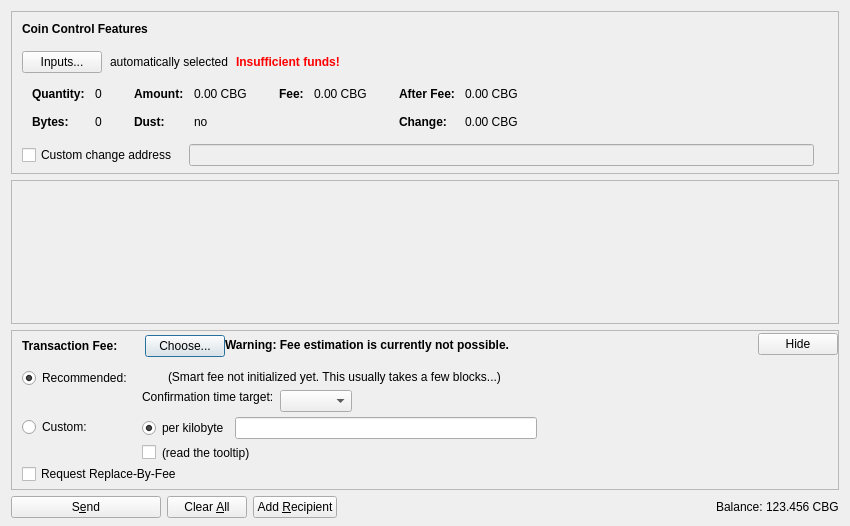
<?xml version="1.0" encoding="UTF-8"?>
<ui version="4.0">
 <class>SendCoinsDialog</class>
 <widget class="QDialog" name="SendCoinsDialog">
  <property name="geometry">
   <rect>
    <x>0</x>
    <y>0</y>
    <width>850</width>
    <height>526</height>
   </rect>
  </property>
  <property name="windowTitle">
   <string>Send Coins</string>
  </property>
  <layout class="QVBoxLayout" name="verticalLayout" stretch="0,1,0,0">
   <property name="bottomMargin">
    <number>8</number>
   </property>
   <item>
    <widget class="QFrame" name="frameCoinControl">
     <property name="sizePolicy">
      <sizepolicy hsizetype="Expanding" vsizetype="Expanding">
       <horstretch>0</horstretch>
       <verstretch>0</verstretch>
      </sizepolicy>
     </property>
     <property name="maximumSize">
      <size>
       <width>16777215</width>
       <height>16777215</height>
      </size>
     </property>
     <property name="frameShape">
      <enum>QFrame::StyledPanel</enum>
     </property>
     <property name="frameShadow">
      <enum>QFrame::Sunken</enum>
     </property>
     <layout class="QVBoxLayout" name="verticalLayoutCoinControl2">
      <property name="spacing">
       <number>0</number>
      </property>
      <property name="leftMargin">
       <number>0</number>
      </property>
      <property name="topMargin">
       <number>0</number>
      </property>
      <property name="rightMargin">
       <number>0</number>
      </property>
      <property name="bottomMargin">
       <number>6</number>
      </property>
      <item>
       <layout class="QVBoxLayout" name="verticalLayoutCoinControl" stretch="0,0,0,0,1">
        <property name="spacing">
         <number>0</number>
        </property>
        <property name="leftMargin">
         <number>10</number>
        </property>
        <property name="topMargin">
         <number>10</number>
        </property>
        <item>
         <layout class="QHBoxLayout" name="horizontalLayoutCoinControl1">
          <property name="bottomMargin">
           <number>15</number>
          </property>
          <item>
           <widget class="QLabel" name="labelCoinControlFeatures">
            <property name="sizePolicy">
             <sizepolicy hsizetype="Preferred" vsizetype="Maximum">
              <horstretch>0</horstretch>
              <verstretch>0</verstretch>
             </sizepolicy>
            </property>
            <property name="font">
             <font>
              <weight>75</weight>
              <bold>true</bold>
             </font>
            </property>
            <property name="styleSheet">
             <string notr="true">font-weight:bold;</string>
            </property>
            <property name="text">
             <string>Coin Control Features</string>
            </property>
           </widget>
          </item>
         </layout>
        </item>
        <item>
         <layout class="QHBoxLayout" name="horizontalLayoutCoinControl2" stretch="0,0,0,0">
          <property name="spacing">
           <number>8</number>
          </property>
          <property name="bottomMargin">
           <number>10</number>
          </property>
          <item>
           <widget class="QPushButton" name="pushButtonCoinControl">
            <property name="styleSheet">
             <string notr="true"/>
            </property>
            <property name="text">
             <string>Inputs...</string>
            </property>
            <property name="autoDefault">
             <bool>false</bool>
            </property>
           </widget>
          </item>
          <item>
           <widget class="QLabel" name="labelCoinControlAutomaticallySelected">
            <property name="text">
             <string>automatically selected</string>
            </property>
            <property name="margin">
             <number>5</number>
            </property>
           </widget>
          </item>
          <item>
           <widget class="QLabel" name="labelCoinControlInsuffFunds">
            <property name="font">
             <font>
              <weight>75</weight>
              <bold>true</bold>
             </font>
            </property>
            <property name="styleSheet">
             <string notr="true">color:red;font-weight:bold;</string>
            </property>
            <property name="text">
             <string>Insufficient funds!</string>
            </property>
            <property name="margin">
             <number>5</number>
            </property>
           </widget>
          </item>
          <item>
           <spacer name="horizontalSpacerCoinControl">
            <property name="orientation">
             <enum>Qt::Horizontal</enum>
            </property>
            <property name="sizeHint" stdset="0">
             <size>
              <width>40</width>
              <height>1</height>
             </size>
            </property>
           </spacer>
          </item>
         </layout>
        </item>
        <item>
         <widget class="QWidget" name="widgetCoinControl" native="true">
          <property name="sizePolicy">
           <sizepolicy hsizetype="Preferred" vsizetype="Preferred">
            <horstretch>0</horstretch>
            <verstretch>0</verstretch>
           </sizepolicy>
          </property>
          <property name="minimumSize">
           <size>
            <width>0</width>
            <height>0</height>
           </size>
          </property>
          <property name="styleSheet">
           <string notr="true"/>
          </property>
          <layout class="QHBoxLayout" name="horizontalLayoutCoinControl5">
           <property name="leftMargin">
            <number>0</number>
           </property>
           <property name="topMargin">
            <number>0</number>
           </property>
           <property name="rightMargin">
            <number>0</number>
           </property>
           <property name="bottomMargin">
            <number>0</number>
           </property>
           <item>
            <layout class="QHBoxLayout" name="horizontalLayoutCoinControl3" stretch="0,0,0,1">
             <property name="spacing">
              <number>20</number>
             </property>
             <property name="topMargin">
              <number>0</number>
             </property>
             <property name="bottomMargin">
              <number>10</number>
             </property>
             <item>
              <layout class="QFormLayout" name="formLayoutCoinControl1">
               <property name="horizontalSpacing">
                <number>10</number>
               </property>
               <property name="verticalSpacing">
                <number>14</number>
               </property>
               <property name="leftMargin">
                <number>10</number>
               </property>
               <property name="topMargin">
                <number>4</number>
               </property>
               <property name="rightMargin">
                <number>6</number>
               </property>
               <item row="0" column="0">
                <widget class="QLabel" name="labelCoinControlQuantityText">
                 <property name="font">
                  <font>
                   <weight>75</weight>
                   <bold>true</bold>
                  </font>
                 </property>
                 <property name="text">
                  <string>Quantity:</string>
                 </property>
                 <property name="margin">
                  <number>0</number>
                 </property>
                </widget>
               </item>
               <item row="0" column="1">
                <widget class="QLabel" name="labelCoinControlQuantity">
                 <property name="cursor">
                  <cursorShape>IBeamCursor</cursorShape>
                 </property>
                 <property name="contextMenuPolicy">
                  <enum>Qt::ActionsContextMenu</enum>
                 </property>
                 <property name="text">
                  <string notr="true">0</string>
                 </property>
                 <property name="margin">
                  <number>0</number>
                 </property>
                 <property name="textInteractionFlags">
                  <set>Qt::LinksAccessibleByMouse|Qt::TextSelectableByKeyboard|Qt::TextSelectableByMouse</set>
                 </property>
                </widget>
               </item>
               <item row="1" column="0">
                <widget class="QLabel" name="labelCoinControlBytesText">
                 <property name="font">
                  <font>
                   <weight>75</weight>
                   <bold>true</bold>
                  </font>
                 </property>
                 <property name="text">
                  <string>Bytes:</string>
                 </property>
                </widget>
               </item>
               <item row="1" column="1">
                <widget class="QLabel" name="labelCoinControlBytes">
                 <property name="cursor">
                  <cursorShape>IBeamCursor</cursorShape>
                 </property>
                 <property name="contextMenuPolicy">
                  <enum>Qt::ActionsContextMenu</enum>
                 </property>
                 <property name="text">
                  <string notr="true">0</string>
                 </property>
                 <property name="textInteractionFlags">
                  <set>Qt::LinksAccessibleByMouse|Qt::TextSelectableByKeyboard|Qt::TextSelectableByMouse</set>
                 </property>
                </widget>
               </item>
              </layout>
             </item>
             <item>
              <layout class="QFormLayout" name="formLayoutCoinControl2">
               <property name="horizontalSpacing">
                <number>10</number>
               </property>
               <property name="verticalSpacing">
                <number>14</number>
               </property>
               <property name="leftMargin">
                <number>6</number>
               </property>
               <property name="topMargin">
                <number>4</number>
               </property>
               <property name="rightMargin">
                <number>6</number>
               </property>
               <item row="0" column="0">
                <widget class="QLabel" name="labelCoinControlAmountText">
                 <property name="font">
                  <font>
                   <weight>75</weight>
                   <bold>true</bold>
                  </font>
                 </property>
                 <property name="text">
                  <string>Amount:</string>
                 </property>
                 <property name="margin">
                  <number>0</number>
                 </property>
                </widget>
               </item>
               <item row="0" column="1">
                <widget class="QLabel" name="labelCoinControlAmount">
                 <property name="cursor">
                  <cursorShape>IBeamCursor</cursorShape>
                 </property>
                 <property name="contextMenuPolicy">
                  <enum>Qt::ActionsContextMenu</enum>
                 </property>
                 <property name="text">
                  <string notr="true">0.00 CBG</string>
                 </property>
                 <property name="textInteractionFlags">
                  <set>Qt::LinksAccessibleByMouse|Qt::TextSelectableByKeyboard|Qt::TextSelectableByMouse</set>
                 </property>
                </widget>
               </item>
               <item row="1" column="0">
                <widget class="QLabel" name="labelCoinControlLowOutputText">
                 <property name="font">
                  <font>
                   <weight>75</weight>
                   <bold>true</bold>
                  </font>
                 </property>
                 <property name="text">
                  <string>Dust:</string>
                 </property>
                </widget>
               </item>
               <item row="1" column="1">
                <widget class="QLabel" name="labelCoinControlLowOutput">
                 <property name="cursor">
                  <cursorShape>IBeamCursor</cursorShape>
                 </property>
                 <property name="contextMenuPolicy">
                  <enum>Qt::ActionsContextMenu</enum>
                 </property>
                 <property name="text">
                  <string notr="true">no</string>
                 </property>
                 <property name="textInteractionFlags">
                  <set>Qt::LinksAccessibleByMouse|Qt::TextSelectableByKeyboard|Qt::TextSelectableByMouse</set>
                 </property>
                </widget>
               </item>
              </layout>
             </item>
             <item>
              <layout class="QFormLayout" name="formLayoutCoinControl3">
               <property name="horizontalSpacing">
                <number>10</number>
               </property>
               <property name="verticalSpacing">
                <number>14</number>
               </property>
               <property name="leftMargin">
                <number>6</number>
               </property>
               <property name="topMargin">
                <number>4</number>
               </property>
               <property name="rightMargin">
                <number>6</number>
               </property>
               <item row="0" column="0">
                <widget class="QLabel" name="labelCoinControlFeeText">
                 <property name="font">
                  <font>
                   <weight>75</weight>
                   <bold>true</bold>
                  </font>
                 </property>
                 <property name="text">
                  <string>Fee:</string>
                 </property>
                 <property name="margin">
                  <number>0</number>
                 </property>
                </widget>
               </item>
               <item row="0" column="1">
                <widget class="QLabel" name="labelCoinControlFee">
                 <property name="cursor">
                  <cursorShape>IBeamCursor</cursorShape>
                 </property>
                 <property name="contextMenuPolicy">
                  <enum>Qt::ActionsContextMenu</enum>
                 </property>
                 <property name="text">
                  <string notr="true">0.00 CBG</string>
                 </property>
                 <property name="textInteractionFlags">
                  <set>Qt::LinksAccessibleByMouse|Qt::TextSelectableByKeyboard|Qt::TextSelectableByMouse</set>
                 </property>
                </widget>
               </item>
              </layout>
             </item>
             <item>
              <layout class="QFormLayout" name="formLayoutCoinControl4">
               <property name="horizontalSpacing">
                <number>10</number>
               </property>
               <property name="verticalSpacing">
                <number>14</number>
               </property>
               <property name="leftMargin">
                <number>6</number>
               </property>
               <property name="topMargin">
                <number>4</number>
               </property>
               <property name="rightMargin">
                <number>6</number>
               </property>
               <item row="0" column="0">
                <widget class="QLabel" name="labelCoinControlAfterFeeText">
                 <property name="font">
                  <font>
                   <weight>75</weight>
                   <bold>true</bold>
                  </font>
                 </property>
                 <property name="text">
                  <string>After Fee:</string>
                 </property>
                 <property name="margin">
                  <number>0</number>
                 </property>
                </widget>
               </item>
               <item row="0" column="1">
                <widget class="QLabel" name="labelCoinControlAfterFee">
                 <property name="cursor">
                  <cursorShape>IBeamCursor</cursorShape>
                 </property>
                 <property name="contextMenuPolicy">
                  <enum>Qt::ActionsContextMenu</enum>
                 </property>
                 <property name="text">
                  <string notr="true">0.00 CBG</string>
                 </property>
                 <property name="textInteractionFlags">
                  <set>Qt::LinksAccessibleByMouse|Qt::TextSelectableByKeyboard|Qt::TextSelectableByMouse</set>
                 </property>
                </widget>
               </item>
               <item row="1" column="0">
                <widget class="QLabel" name="labelCoinControlChangeText">
                 <property name="font">
                  <font>
                   <weight>75</weight>
                   <bold>true</bold>
                  </font>
                 </property>
                 <property name="text">
                  <string>Change:</string>
                 </property>
                </widget>
               </item>
               <item row="1" column="1">
                <widget class="QLabel" name="labelCoinControlChange">
                 <property name="cursor">
                  <cursorShape>IBeamCursor</cursorShape>
                 </property>
                 <property name="contextMenuPolicy">
                  <enum>Qt::ActionsContextMenu</enum>
                 </property>
                 <property name="text">
                  <string notr="true">0.00 CBG</string>
                 </property>
                 <property name="textInteractionFlags">
                  <set>Qt::LinksAccessibleByMouse|Qt::TextSelectableByKeyboard|Qt::TextSelectableByMouse</set>
                 </property>
                </widget>
               </item>
              </layout>
             </item>
            </layout>
           </item>
          </layout>
         </widget>
        </item>
        <item>
         <layout class="QHBoxLayout" name="horizontalLayoutCoinControl4" stretch="0,0,0">
          <property name="spacing">
           <number>12</number>
          </property>
          <property name="sizeConstraint">
           <enum>QLayout::SetDefaultConstraint</enum>
          </property>
          <property name="topMargin">
           <number>5</number>
          </property>
          <property name="rightMargin">
           <number>5</number>
          </property>
          <item>
           <widget class="QCheckBox" name="checkBoxCoinControlChange">
            <property name="toolTip">
             <string>If this is activated, but the change address is empty or invalid, change will be sent to a newly generated address.</string>
            </property>
            <property name="text">
             <string>Custom change address</string>
            </property>
           </widget>
          </item>
          <item>
           <widget class="QValidatedLineEdit" name="lineEditCoinControlChange">
            <property name="enabled">
             <bool>false</bool>
            </property>
            <property name="sizePolicy">
             <sizepolicy hsizetype="Expanding" vsizetype="Fixed">
              <horstretch>0</horstretch>
              <verstretch>0</verstretch>
             </sizepolicy>
            </property>
           </widget>
          </item>
          <item>
           <widget class="QLabel" name="labelCoinControlChangeLabel">
            <property name="sizePolicy">
             <sizepolicy hsizetype="Preferred" vsizetype="Expanding">
              <horstretch>0</horstretch>
              <verstretch>0</verstretch>
             </sizepolicy>
            </property>
            <property name="minimumSize">
             <size>
              <width>0</width>
              <height>0</height>
             </size>
            </property>
            <property name="text">
             <string/>
            </property>
            <property name="margin">
             <number>3</number>
            </property>
           </widget>
          </item>
         </layout>
        </item>
        <item>
         <spacer name="verticalSpacerCoinControl">
          <property name="orientation">
           <enum>Qt::Vertical</enum>
          </property>
          <property name="sizeHint" stdset="0">
           <size>
            <width>800</width>
            <height>1</height>
           </size>
          </property>
         </spacer>
        </item>
       </layout>
      </item>
     </layout>
    </widget>
   </item>
   <item>
    <widget class="QScrollArea" name="scrollArea">
     <property name="widgetResizable">
      <bool>true</bool>
     </property>
     <widget class="QWidget" name="scrollAreaWidgetContents">
      <property name="geometry">
       <rect>
        <x>0</x>
        <y>0</y>
        <width>830</width>
        <height>104</height>
       </rect>
      </property>
      <layout class="QVBoxLayout" name="verticalLayout_2" stretch="0,1">
       <property name="leftMargin">
        <number>0</number>
       </property>
       <property name="topMargin">
        <number>0</number>
       </property>
       <property name="rightMargin">
        <number>0</number>
       </property>
       <property name="bottomMargin">
        <number>0</number>
       </property>
       <item>
        <layout class="QVBoxLayout" name="entries">
         <property name="spacing">
          <number>6</number>
         </property>
        </layout>
       </item>
       <item>
        <spacer name="verticalSpacer">
         <property name="orientation">
          <enum>Qt::Vertical</enum>
         </property>
         <property name="sizeHint" stdset="0">
          <size>
           <width>20</width>
           <height>40</height>
          </size>
         </property>
        </spacer>
       </item>
      </layout>
     </widget>
    </widget>
   </item>
   <item>
    <widget class="QFrame" name="frameFee">
     <property name="sizePolicy">
      <sizepolicy hsizetype="Expanding" vsizetype="Expanding">
       <horstretch>0</horstretch>
       <verstretch>0</verstretch>
      </sizepolicy>
     </property>
     <property name="maximumSize">
      <size>
       <width>16777215</width>
       <height>16777215</height>
      </size>
     </property>
     <property name="frameShape">
      <enum>QFrame::StyledPanel</enum>
     </property>
     <property name="frameShadow">
      <enum>QFrame::Sunken</enum>
     </property>
     <layout class="QVBoxLayout" name="verticalLayoutFee1">
      <property name="spacing">
       <number>0</number>
      </property>
      <property name="leftMargin">
       <number>0</number>
      </property>
      <property name="topMargin">
       <number>0</number>
      </property>
      <property name="rightMargin">
       <number>0</number>
      </property>
      <property name="bottomMargin">
       <number>0</number>
      </property>
      <item>
       <layout class="QVBoxLayout" name="verticalLayoutFee2" stretch="0,0,0">
        <property name="spacing">
         <number>0</number>
        </property>
        <property name="leftMargin">
         <number>10</number>
        </property>
        <property name="topMargin">
         <number>0</number>
        </property>
        <item>
         <layout class="QHBoxLayout" name="horizontalLayoutFee1">
          <property name="bottomMargin">
           <number>0</number>
          </property>
          <item>
           <layout class="QVBoxLayout" name="verticalLayoutFee7">
            <property name="spacing">
             <number>0</number>
            </property>
            <item>
             <spacer name="verticalSpacerSmartFee">
              <property name="orientation">
               <enum>Qt::Vertical</enum>
              </property>
              <property name="sizeType">
               <enum>QSizePolicy::Fixed</enum>
              </property>
              <property name="sizeHint" stdset="0">
               <size>
                <width>1</width>
                <height>4</height>
               </size>
              </property>
             </spacer>
            </item>
            <item>
             <layout class="QHBoxLayout" name="horizontalLayoutSmartFee">
              <property name="spacing">
               <number>10</number>
              </property>
              <item>
               <widget class="QLabel" name="labelFeeHeadline">
                <property name="sizePolicy">
                 <sizepolicy hsizetype="Preferred" vsizetype="Maximum">
                  <horstretch>0</horstretch>
                  <verstretch>0</verstretch>
                 </sizepolicy>
                </property>
                <property name="font">
                 <font>
                  <weight>75</weight>
                  <bold>true</bold>
                 </font>
                </property>
                <property name="styleSheet">
                 <string notr="true">font-weight:bold;</string>
                </property>
                <property name="text">
                 <string>Transaction Fee:</string>
                </property>
               </widget>
              </item>
              <item>
               <widget class="QLabel" name="labelFeeMinimized">
                <property name="text">
                 <string/>
                </property>
               </widget>
              </item>
              <item>
               <widget class="QPushButton" name="buttonChooseFee">
                <property name="text">
                 <string>Choose...</string>
                </property>
               </widget>
              </item>
             </layout>
            </item>
            <item>
             <spacer name="verticalSpacer_5">
              <property name="orientation">
               <enum>Qt::Vertical</enum>
              </property>
              <property name="sizeHint" stdset="0">
               <size>
                <width>1</width>
                <height>1</height>
               </size>
              </property>
             </spacer>
            </item>
           </layout>
          </item>
          <item>
           <widget class="QLabel" name="fallbackFeeWarningLabel">
            <property name="toolTip">
             <string>Using the fallbackfee can result in sending a transaction that will take several hours or days (or never) to confirm. Consider choosing your fee manually or wait until you have validated the complete chain.</string>
            </property>
            <property name="font">
            <font>
                <weight>75</weight>
                <bold>true</bold>
            </font>
            </property>
            <property name="text">
             <string>Warning: Fee estimation is currently not possible.</string>
            </property>
            <property name="wordWrap">
             <bool>false</bool>
            </property>
           </widget>
          </item>
          <item>
           <spacer name="horizontalSpacer_4">
            <property name="orientation">
             <enum>Qt::Horizontal</enum>
            </property>
            <property name="sizeType">
             <enum>QSizePolicy::MinimumExpanding</enum>
            </property>
            <property name="sizeHint" stdset="0">
             <size>
              <width>40</width>
              <height>20</height>
             </size>
            </property>
           </spacer>
          </item>
          <item>
           <widget class="QPushButton" name="buttonMinimizeFee">
            <property name="toolTip">
             <string>collapse fee-settings</string>
            </property>
            <property name="text">
             <string>Hide</string>
            </property>
           </widget>
          </item>
         </layout>
        </item>
        <item>
         <widget class="QFrame" name="frameFeeSelection">
          <layout class="QVBoxLayout" name="verticalLayoutFee12">
           <property name="spacing">
            <number>0</number>
           </property>
           <property name="leftMargin">
            <number>0</number>
           </property>
           <property name="topMargin">
            <number>0</number>
           </property>
           <property name="rightMargin">
            <number>0</number>
           </property>
           <property name="bottomMargin">
            <number>0</number>
           </property>
           <item>
            <layout class="QGridLayout" name="gridLayoutFee">
             <property name="topMargin">
              <number>10</number>
             </property>
             <property name="bottomMargin">
              <number>4</number>
             </property>
             <property name="horizontalSpacing">
              <number>10</number>
             </property>
             <property name="verticalSpacing">
              <number>4</number>
             </property>
             <item row="1" column="1">
              <layout class="QVBoxLayout" name="verticalLayoutFee8">
               <property name="spacing">
                <number>6</number>
               </property>
               <item>
                <layout class="QHBoxLayout" name="horizontalLayoutFee13">
                 <item>
                  <widget class="QRadioButton" name="radioCustomPerKilobyte">
                   <property name="toolTip">
                    <string>If the custom fee is set to 1000 satoshis and the transaction is only 250 bytes, then &quot;per kilobyte&quot; only pays 250 satoshis in fee, while &quot;total at least&quot; pays 1000 satoshis. For transactions bigger than a kilobyte both pay by kilobyte.</string>
                   </property>
                   <property name="text">
                    <string>per kilobyte</string>
                   </property>
                   <property name="checked">
                    <bool>true</bool>
                   </property>
                   <attribute name="buttonGroup">
                    <string notr="true">groupCustomFee</string>
                   </attribute>
                  </widget>
                 </item>
                 <item>
                  <widget class="BitcoinAmountField" name="customFee"/>
                 </item>
                 <item>
                  <spacer name="horizontalSpacer_6">
                   <property name="orientation">
                    <enum>Qt::Horizontal</enum>
                   </property>
                   <property name="sizeHint" stdset="0">
                    <size>
                     <width>1</width>
                     <height>1</height>
                    </size>
                   </property>
                  </spacer>
                 </item>
                </layout>
               </item>
               <item>
                <layout class="QHBoxLayout" name="horizontalLayoutFee8">
                 <item>
                  <widget class="QCheckBox" name="checkBoxMinimumFee">
                   <property name="toolTip">
                    <string>Paying only the minimum fee is just fine as long as there is less transaction volume than space in the blocks. But be aware that this can end up in a never confirming transaction once there is more demand for cryptobugcoin transactions than the network can process.</string>
                   </property>
                   <property name="text">
                    <string/>
                   </property>
                  </widget>
                 </item>
                 <item>
                  <widget class="QLabel" name="labelMinFeeWarning">
                   <property name="enabled">
                    <bool>true</bool>
                   </property>
                   <property name="toolTip">
                    <string>Paying only the minimum fee is just fine as long as there is less transaction volume than space in the blocks. But be aware that this can end up in a never confirming transaction once there is more demand for cryptobugcoin transactions than the network can process.</string>
                   </property>
                   <property name="text">
                    <string>(read the tooltip)</string>
                   </property>
                   <property name="margin">
                    <number>5</number>
                   </property>
                  </widget>
                 </item>
                 <item>
                  <spacer name="horizontalSpacer_2">
                   <property name="orientation">
                    <enum>Qt::Horizontal</enum>
                   </property>
                   <property name="sizeHint" stdset="0">
                    <size>
                     <width>1</width>
                     <height>1</height>
                    </size>
                   </property>
                  </spacer>
                 </item>
                </layout>
               </item>
              </layout>
             </item>
             <item row="0" column="0">
              <layout class="QVBoxLayout" name="verticalLayoutFee4" stretch="0,1">
               <item>
                <widget class="QRadioButton" name="radioSmartFee">
                 <property name="text">
                  <string>Recommended:</string>
                 </property>
                 <property name="checked">
                  <bool>true</bool>
                 </property>
                 <attribute name="buttonGroup">
                  <string notr="true">groupFee</string>
                 </attribute>
                </widget>
               </item>
               <item>
                <spacer name="verticalSpacer_2">
                 <property name="orientation">
                  <enum>Qt::Vertical</enum>
                 </property>
                 <property name="sizeHint" stdset="0">
                  <size>
                   <width>1</width>
                   <height>1</height>
                  </size>
                 </property>
                </spacer>
               </item>
              </layout>
             </item>
             <item row="1" column="0">
              <layout class="QVBoxLayout" name="verticalLayoutFee9" stretch="0,1">
               <item>
                <widget class="QRadioButton" name="radioCustomFee">
                 <property name="text">
                  <string>Custom:</string>
                 </property>
                 <attribute name="buttonGroup">
                  <string notr="true">groupFee</string>
                 </attribute>
                </widget>
               </item>
               <item>
                <spacer name="verticalSpacer_6">
                 <property name="orientation">
                  <enum>Qt::Vertical</enum>
                 </property>
                 <property name="sizeHint" stdset="0">
                  <size>
                   <width>1</width>
                   <height>1</height>
                  </size>
                 </property>
                </spacer>
               </item>
              </layout>
             </item>
             <item row="0" column="1">
              <layout class="QVBoxLayout" name="verticalLayoutFee3" stretch="0,0,1">
               <property name="spacing">
                <number>6</number>
               </property>
               <property name="topMargin">
                <number>2</number>
               </property>
               <item>
                <layout class="QHBoxLayout" name="horizontalLayoutFee12">
                 <item>
                  <widget class="QLabel" name="labelSmartFee">
                   <property name="text">
                    <string/>
                   </property>
                   <property name="margin">
                    <number>2</number>
                   </property>
                  </widget>
                 </item>
                 <item>
                  <widget class="QLabel" name="labelFeeEstimation">
                   <property name="text">
                    <string/>
                   </property>
                  </widget>
                 </item>
                 <item>
                  <widget class="QLabel" name="labelSmartFee2">
                   <property name="text">
                    <string>(Smart fee not initialized yet. This usually takes a few blocks...)</string>
                   </property>
                   <property name="margin">
                    <number>2</number>
                   </property>
                  </widget>
                 </item>
                 <item>
                  <spacer name="horizontalSpacer_5">
                   <property name="orientation">
                    <enum>Qt::Horizontal</enum>
                   </property>
                   <property name="sizeHint" stdset="0">
                    <size>
                     <width>1</width>
                     <height>1</height>
                    </size>
                   </property>
                  </spacer>
                 </item>
                </layout>
               </item>
               <item>
                <layout class="QHBoxLayout" name="horizontalLayoutFee9">
                 <item>
                  <layout class="QVBoxLayout" name="verticalLayoutFee6">
                   <item>
                    <widget class="QLabel" name="labelSmartFee3">
                     <property name="text">
                      <string>Confirmation time target:</string>
                     </property>
                     <property name="margin">
                      <number>2</number>
                     </property>
                    </widget>
                   </item>
                   <item>
                    <spacer name="verticalSpacer_3">
                     <property name="orientation">
                      <enum>Qt::Vertical</enum>
                     </property>
                     <property name="sizeHint" stdset="0">
                      <size>
                       <width>1</width>
                       <height>1</height>
                      </size>
                     </property>
                    </spacer>
                   </item>
                  </layout>
                 </item>
                 <item>
                  <layout class="QVBoxLayout" name="verticalLayoutFee5">
                   <property name="rightMargin">
                    <number>30</number>
                   </property>
                   <item>
                    <layout class="QHBoxLayout" name="horizontalLayoutConfTarget">
                     <property name="bottomMargin">
                      <number>0</number>
                     </property>
                     <item>
                      <widget class="QComboBox" name="confTargetSelector"/>
                     </item>
                     <item>
                      <spacer name="horizontalSpacerConfTarget">
                       <property name="orientation">
                        <enum>Qt::Horizontal</enum>
                       </property>
                       <property name="sizeHint" stdset="0">
                        <size>
                         <width>40</width>
                         <height>20</height>
                        </size>
                       </property>
                      </spacer>
                     </item>
                    </layout>
                   </item>
                  </layout>
                 </item>
                </layout>
               </item>
               <item>
                <spacer name="verticalSpacer_4">
                 <property name="orientation">
                  <enum>Qt::Vertical</enum>
                 </property>
                 <property name="sizeHint" stdset="0">
                  <size>
                   <width>1</width>
                   <height>1</height>
                  </size>
                 </property>
                </spacer>
               </item>
              </layout>
             </item>
            </layout>
           </item>
           <item>
            <widget class="QCheckBox" name="optInRBF">
             <property name="text">
              <string>Request Replace-By-Fee</string>
             </property>
             <property name="toolTip">
              <string>Indicates that the sender may wish to replace this transaction with a new one paying higher fees (prior to being confirmed).</string>
             </property>
            </widget>
           </item>
          </layout>
         </widget>
        </item>
        <item>
         <spacer name="verticalSpacerFee">
          <property name="orientation">
           <enum>Qt::Vertical</enum>
          </property>
          <property name="sizeHint" stdset="0">
           <size>
            <width>40</width>
            <height>5</height>
           </size>
          </property>
         </spacer>
        </item>
       </layout>
      </item>
     </layout>
    </widget>
   </item>
   <item>
    <layout class="QHBoxLayout" name="horizontalLayout">
     <item>
      <widget class="QPushButton" name="sendButton">
       <property name="minimumSize">
        <size>
         <width>150</width>
         <height>0</height>
        </size>
       </property>
       <property name="toolTip">
        <string>Confirm the send action</string>
       </property>
       <property name="text">
        <string>S&amp;end</string>
       </property>
       <property name="icon">
        <iconset resource="../bitcoin.qrc">
         <normaloff>:/icons/send</normaloff>:/icons/send</iconset>
       </property>
       <property name="autoDefault">
        <bool>false</bool>
       </property>
       <property name="default">
        <bool>false</bool>
       </property>
      </widget>
     </item>
     <item>
      <widget class="QPushButton" name="clearButton">
       <property name="sizePolicy">
        <sizepolicy hsizetype="Minimum" vsizetype="Fixed">
         <horstretch>0</horstretch>
         <verstretch>0</verstretch>
        </sizepolicy>
       </property>
       <property name="toolTip">
        <string>Clear all fields of the form.</string>
       </property>
       <property name="text">
        <string>Clear &amp;All</string>
       </property>
       <property name="icon">
        <iconset resource="../bitcoin.qrc">
         <normaloff>:/icons/remove</normaloff>:/icons/remove</iconset>
       </property>
       <property name="autoDefault">
        <bool>false</bool>
       </property>
      </widget>
     </item>
     <item>
      <widget class="QPushButton" name="addButton">
       <property name="toolTip">
        <string>Send to multiple recipients at once</string>
       </property>
       <property name="text">
        <string>Add &amp;Recipient</string>
       </property>
       <property name="icon">
        <iconset resource="../bitcoin.qrc">
         <normaloff>:/icons/add</normaloff>:/icons/add</iconset>
       </property>
       <property name="autoDefault">
        <bool>false</bool>
       </property>
      </widget>
     </item>
     <item>
      <spacer name="horizontalSpacer">
       <property name="orientation">
        <enum>Qt::Horizontal</enum>
       </property>
       <property name="sizeHint" stdset="0">
        <size>
         <width>40</width>
         <height>20</height>
        </size>
       </property>
      </spacer>
     </item>
     <item>
      <layout class="QHBoxLayout" name="horizontalLayout_2">
       <property name="spacing">
        <number>3</number>
       </property>
       <item>
        <widget class="QLabel" name="label">
         <property name="sizePolicy">
          <sizepolicy hsizetype="Preferred" vsizetype="Fixed">
           <horstretch>0</horstretch>
           <verstretch>0</verstretch>
          </sizepolicy>
         </property>
         <property name="text">
          <string>Balance:</string>
         </property>
        </widget>
       </item>
       <item>
        <widget class="QLabel" name="labelBalance">
         <property name="sizePolicy">
          <sizepolicy hsizetype="Preferred" vsizetype="Fixed">
           <horstretch>0</horstretch>
           <verstretch>0</verstretch>
          </sizepolicy>
         </property>
         <property name="cursor">
          <cursorShape>IBeamCursor</cursorShape>
         </property>
         <property name="text">
          <string notr="true">123.456 CBG</string>
         </property>
         <property name="textInteractionFlags">
          <set>Qt::LinksAccessibleByMouse|Qt::TextSelectableByKeyboard|Qt::TextSelectableByMouse</set>
         </property>
        </widget>
       </item>
      </layout>
     </item>
    </layout>
   </item>
  </layout>
 </widget>
 <customwidgets>
  <customwidget>
   <class>QValidatedLineEdit</class>
   <extends>QLineEdit</extends>
   <header>qvalidatedlineedit.h</header>
  </customwidget>
  <customwidget>
   <class>BitcoinAmountField</class>
   <extends>QLineEdit</extends>
   <header>bitcoinamountfield.h</header>
   <container>1</container>
  </customwidget>
 </customwidgets>
 <resources>
  <include location="../bitcoin.qrc"/>
 </resources>
 <connections/>
 <buttongroups>
  <buttongroup name="groupFee"/>
  <buttongroup name="groupCustomFee"/>
 </buttongroups>
</ui>
